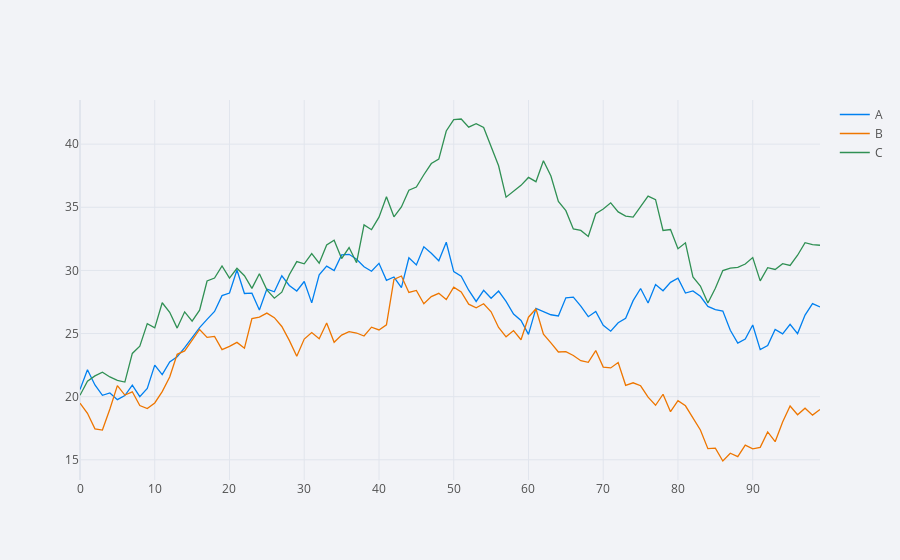

The cell this chart's notebook holds for it:
### Code cell
#potly iplot
df.iplot() 
#move curson on pgraph it is intereactive and click on export to potly
